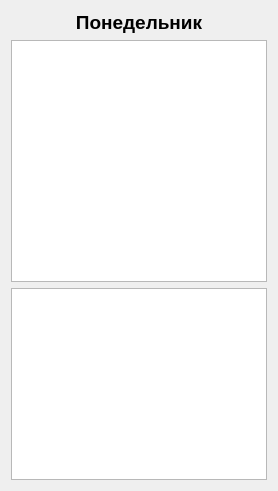
         <widget class="QWidget" name="Monday" native="true">
          <property name="minimumSize">
           <size>
            <width>240</width>
            <height>370</height>
           </size>
          </property>
          <layout class="QVBoxLayout" name="verticalLayout_7">
           <item>
            <widget class="QLabel" name="Mon">
             <property name="font">
              <font>
               <pointsize>14</pointsize>
               <weight>75</weight>
               <bold>true</bold>
              </font>
             </property>
             <property name="styleSheet">
              <string notr="true">QLable { font-size: 14px; }</string>
             </property>
             <property name="text">
              <string>Понедельник</string>
             </property>
             <property name="alignment">
              <set>Qt::AlignCenter</set>
             </property>
            </widget>
           </item>
           <item>
            <widget class="QTableWidget" name="Mon_school">
             <property name="minimumSize">
              <size>
               <width>0</width>
               <height>242</height>
              </size>
             </property>
             <property name="maximumSize">
              <size>
               <width>16777215</width>
               <height>242</height>
              </size>
             </property>
             <property name="font">
              <font>
               <pointsize>10</pointsize>
              </font>
             </property>
             <property name="showGrid">
              <bool>true</bool>
             </property>
             <property name="gridStyle">
              <enum>Qt::SolidLine</enum>
             </property>
             <property name="wordWrap">
              <bool>true</bool>
             </property>
             <property name="cornerButtonEnabled">
              <bool>true</bool>
             </property>
            </widget>
           </item>
           <item>
            <widget class="QTableWidget" name="Mon_note">
             <property name="maximumSize">
              <size>
               <width>16777215</width>
               <height>16777215</height>
              </size>
             </property>
             <property name="baseSize">
              <size>
               <width>0</width>
               <height>0</height>
              </size>
             </property>
            </widget>
           </item>
          </layout>
         </widget>
